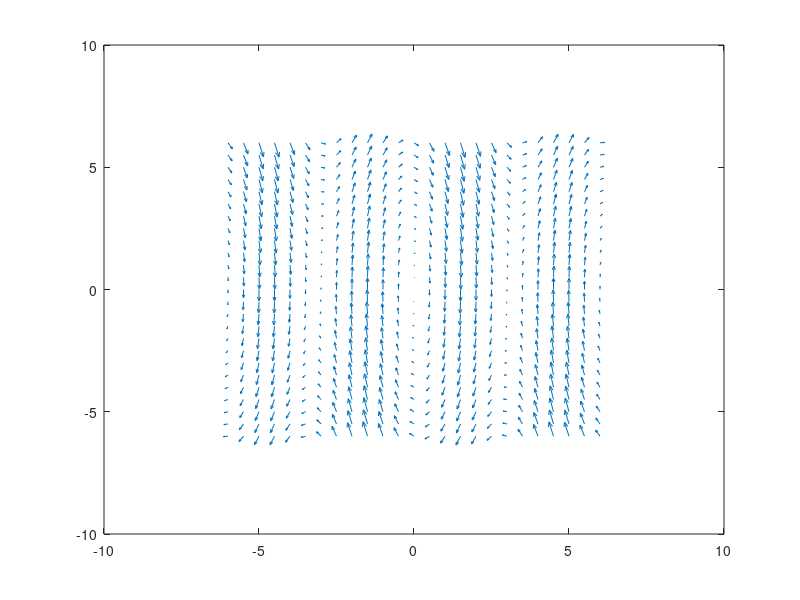

Here is the MATLAB script that generated this plot: (Note: this script raises an error after producing the figure.)
clear all
clc

% Mechanical design variables
m = 5; % kg
l = 0.5; % m
g = 9.8; % m/s^2
b = 1; % N/(rad/s)
% x1 = theta
% x2 = dtheta
u = 0;
% Phase portrait for the free system
dx1dt = @(x1,x2)x2 ;
dx2dt = @(x1,x2)(u-(m*g*l*sin(x1)+b*x2)) / (m * l^2);


% See the documentation for the quiver function and plot it for 
% the given range of plot
% What does this give us?
[x1,x2] = meshgrid(-6:0.5:6,-6:0.5:6);
dX1 = dx1dt(x1,x2);
dX2 = dx2dt(x1,x2);
quiver(x1,x2,dX1,dX2);
hold on

%% Plot the motion of the pendulum
% Create a function called `pendulum_dynamics` with natural dynamics of the pendulum
% Choose an inital position and a velocity and integrate the pendulum
% dynamics
x0 = [1;1];
% Final time until which you want the system to be simulated
t_end = 15;
tspan = [0 t_end];
% Use ode-45 to integrate the system
[t,z] = ode45(@pendulum_dynamics,tspan,x0);
% Plot the trajectory obtained as z over the the quiver plot
hold on
plot(z(:,1),z(:,2),'-');



%% Formulate a control law proportional to the error between the angle 
% and the reference angle

% Declare a proportional gain component
Kp = 30;
% Reference angle and velocity 
ref_z = [pi;0];
% Write the control law using only Kp
u = Kp * (ref_z(1) - x1);

%% Now the phase portrait of the controlled system
% System dynamics of the controlled system
dx1dt = @(x1,x2)x2;
dx2dt = @(x1,x2)(u-(m*g*l*sin(x1)+b*x2)) / (m * l^2);

% Plot phase-space using the controlled system
% Range of plot
[x1,x2] = meshgrid(-6:0.5:6,-6:0.5:6);

dX1 = dx1dt(x1,x2);
dX2 = dx2dt(x1,x2);
quiver(x1,x2,dX1,dX2);
hold on

%% Control the inverted pendulum
% Write a function called `controlled_pendulum_dynamics` with controlled dynamics 
% and the chosen control law 
% Lets use a zero order hold to demonstrate an actual simulation
ref_z = [pi,0];
z0 = [0,0];
t_end = 5;
Kp = 1;
Kd = 0;
Ki = 0;
z_current = z0;
t_step = 1e-3;
z_vals = [z0];
for i=0:t_step:20
    u = Kp*(ref_z(1) - z_current(1));
    % Let the system run with the computed control (zero order hold)
    [t,z] = ode45(@(t,z)controlled_pendulum_dynamics(t,z,u));
    % Get the sensor reading for the joint position
    z_current = z(end,:);
    z_vals(end+1,:) = z_current;
    % Repeat
end
% 
% %% Overlay control trajectory onto the phase portrait
% 
% 
% %% Exercises to explore
% % Q1. What happens when the damping is removed? 
% % Q2. How do we extend the controller to PD?